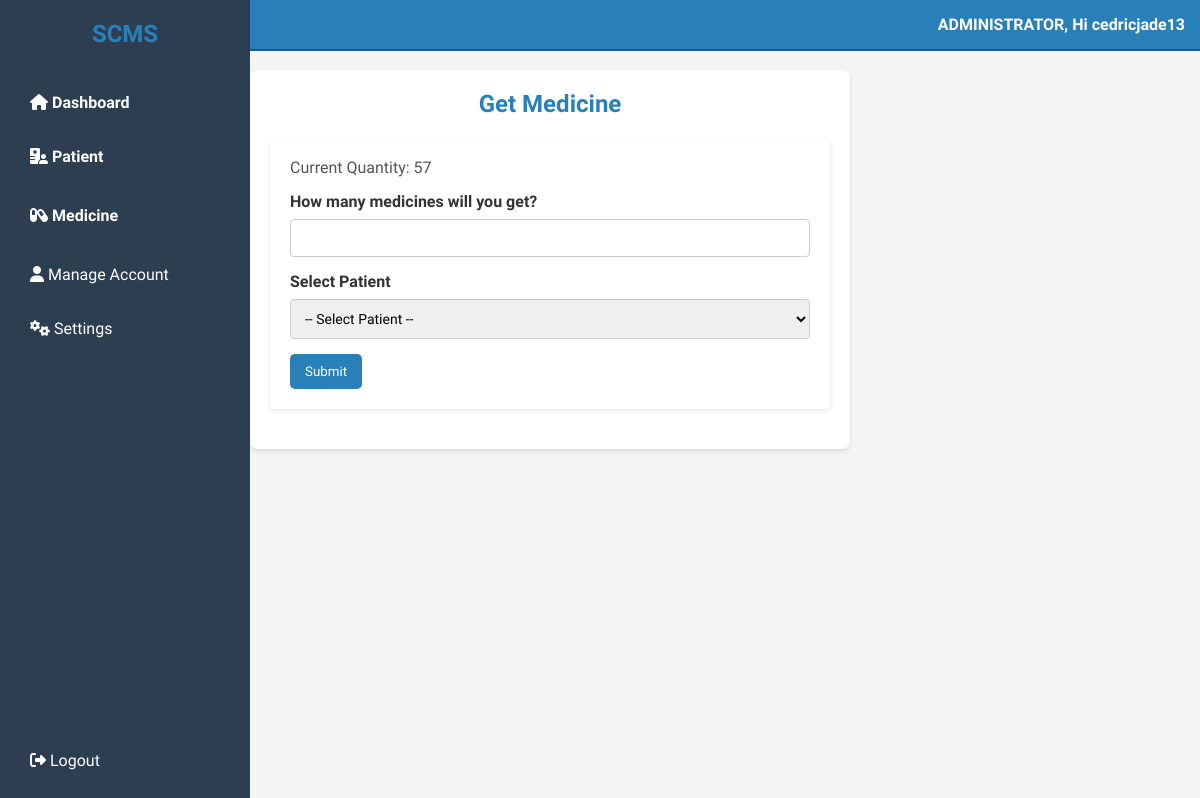
Page /admin/get_medicine.php?id=1 (signed in) on the earlier database version.
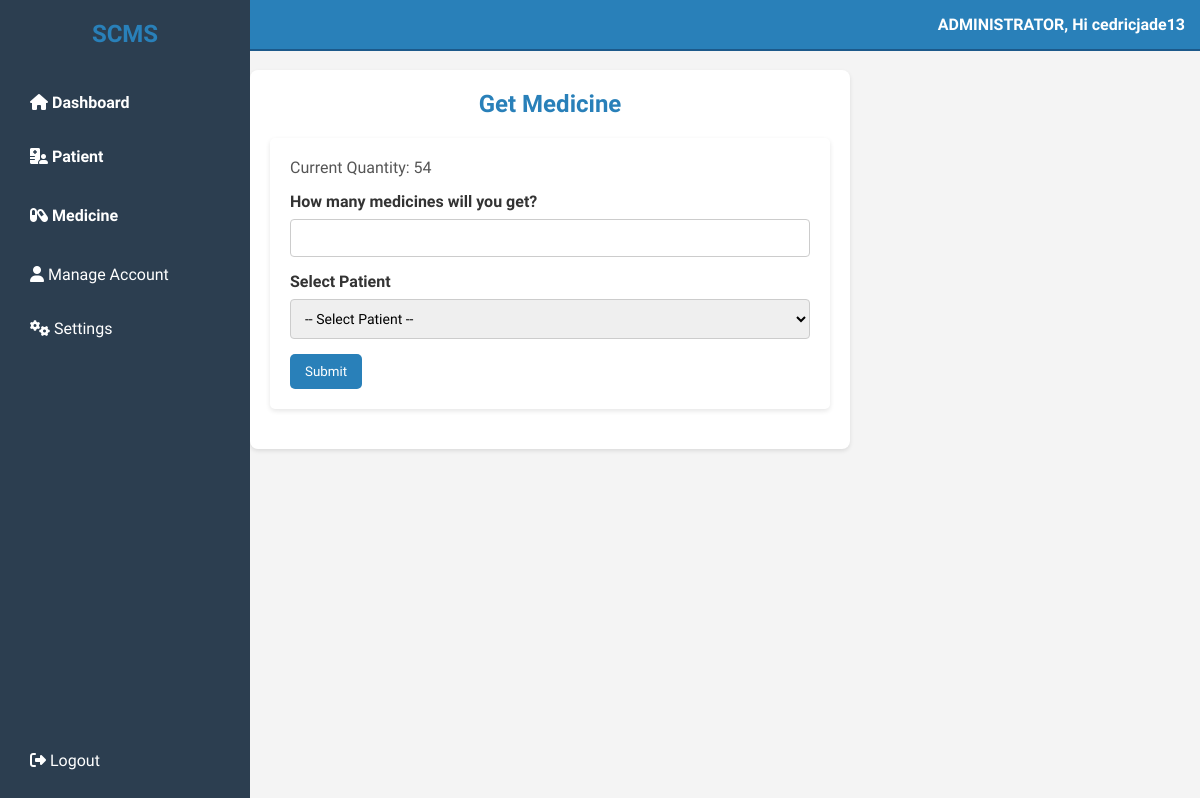
Same page on the later database version.
### tables this page shows
CREATE TABLE `medicines` (
  `id` int(11) NOT NULL,
  `name` varchar(255) NOT NULL,
  `dosage` varchar(100) NOT NULL,
  `quantity` int(11) NOT NULL,
  `expiry_date` date NOT NULL,
  `description` text NOT NULL
);

### admin/get_medicine.php (the view, shortened to what this page needs)
<?php
include('../database/config.php');
if (isset($_SESSION['username'])) {
    $username = $_SESSION['username'];
} else {
    header("Location: login.php");
    exit();
}
$medicine_id = intval($_GET['id']);
$medicine = null;
$sql = "SELECT * FROM medicines WHERE id = ?";
$stmt = $conn->prepare($sql);
$stmt->bind_param("i", $medicine_id);
$stmt->execute();
$result = $stmt->get_result();
if ($result->num_rows > 0) {
    $medicine = $result->fetch_assoc();
} else {
    echo "Medicine not found.";
    exit();
}
?>
<!DOCTYPE html>
<html lang="en">
<head>
<link rel="stylesheet" href="styles.css">
<link rel="stylesheet" href="https://cdnjs.cloudflare.com/ajax/libs/font-awesome/6.7.2/css/all.min.css" />
</head>
<body>
<div class="container">
    <aside class="sidebar">
        <h2>SCMS</h2>
        <ul class="menu">
            <li><span class="toggle dashboard"><i class="fa-solid fa-house"></i> Dashboard</span></li>
            <li>
                <span class="toggle"><i class="fa-solid fa-hospital-user"></i> Patient</span>
            </li>
            <li>
                <span class="toggle"><i class="fa-solid fa-capsules"></i> Medicine</span>
            </li>
            <li><a href="create_account.php"><i class="fa-solid fa-user"></i> Manage Account</a></li>
            <li><a href="#settings"><i class="fa-solid fa-gears"></i> Settings</a></li>
        </ul>
        <a href="login.php" class="logout"><i class="fa-solid fa-right-from-bracket"></i> Logout</a>
    </aside>
    <header class="header">
        <div class="admin-info">ADMINISTRATOR, Hi <?php echo htmlspecialchars($username); ?></div>
    </header>
    <main class="main-content">
        <h2>Get Medicine</h2>
        <form method="POST" action="">
            <div class="info">Current Quantity: <?php echo htmlspecialchars($medicine['quantity']); ?></div>
            <label for="quantity_to_get">How many medicines will you get?</label>
            <input type="number" name="quantity_to_get" id="quantity_to_get" min="1" max="<?php echo htmlspecialchars($medicine['quantity']); ?>" required>
            <label for="patient_id">Select Patient</label>
            <select name="patient_id" id="patient_id" required>
                <option value="">-- Select Patient --</option>
            </select>
            <input type="submit" value="Submit">
        </form>
    </main>
</div>
</body>
</html>

Differences in the rows shown:
changed medicines: quantity "57" → "54"
